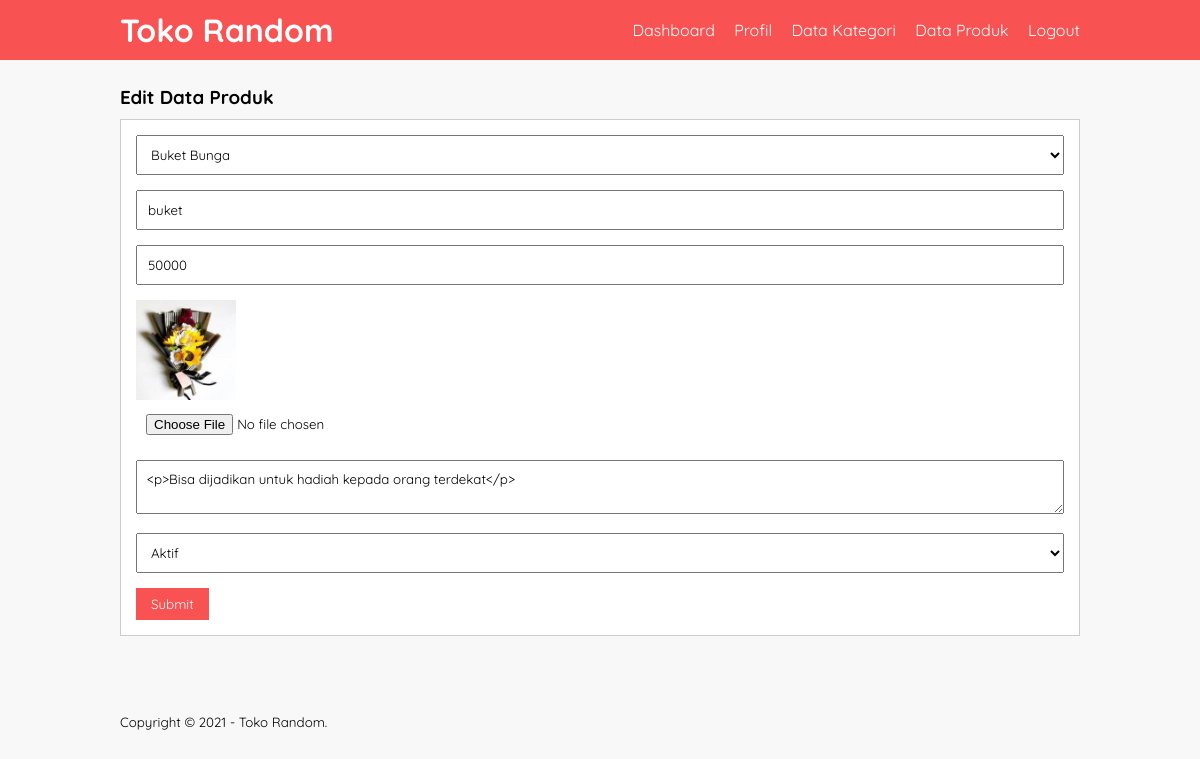
The page /edit-produk.php?id=10 (signed in) on the database its author committed.
### tables this page shows
CREATE TABLE `tb_product` (
  `product_id` int(11) NOT NULL,
  `category_id` int(11) NOT NULL,
  `product_name` varchar(100) NOT NULL,
  `product_price` int(11) NOT NULL,
  `product_description` text NOT NULL,
  `product_image` varchar(100) NOT NULL,
  `product_status` tinyint(1) NOT NULL,
  `date_created` timestamp NOT NULL DEFAULT CURRENT_TIMESTAMP
);

CREATE TABLE `tb_category` (
  `category_id` int(11) NOT NULL,
  `category_name` varchar(25) NOT NULL
);

### edit-produk.php (the view, shortened to what this page needs)
<?php
    include 'db.php';
    $produk = mysqli_query($conn, "SELECT * FROM tb_product WHERE product_id = '".$_GET['id']."' ");
    $p = mysqli_fetch_object($produk);
?>
<!DOCTYPE html>
<html lang="en">
<head>
    <link rel="stylesheet" type="text/css" href="css/style.css">
</head>
<body>
    <header>
        <div class="container">
            <h1><a href="dashboard.php">Toko Random</a></h1>
            <ul>
                <li><a href="dashboard.php">Dashboard</a></li>
                <li><a href="profil.php">Profil</a></li>
                <li><a href="data-kategori.php">Data Kategori</a></li>
                <li><a href="data-produk.php">Data Produk</a></li>
                <li><a href="logout.php">Logout</a></li>
            </ul>
        </div>
    </header>
    <div class="section">
        <div class="container">
            <h3>Edit Data Produk</h3>
            <div class="box">
                <form action="" method="POST" enctype="multipart/form-data">
                    <select class="input-control" name="kategori" required>
                    <?php
                        $kategori = mysqli_query($conn, "SELECT * FROM tb_category ORDER BY category_id DESC");
                        while($r = mysqli_fetch_array($kategori)) {
                    ?>
                    <option value="<?php echo $r['category_id'] ?>" <?php echo ($r['category_id'] == $p->category_id)?'
                    selected':''; ?>><?php echo $r['category_name'] ?></option>
                    <?php } ?>
                    </select>
                    <input type="text" name="nama" class="input-control" placeholder="Nama Produk" value="<?php echo $p->
                    product_name ?>" required>
                    <input type="text" name="harga" class="input-control" placeholder="Harga" value="<?php echo $p->
                    product_price ?>" required>
                    <img src="produk/<?php echo $p->product_image ?>" width="100px">
                    <input type="file" name="gambar" class="input-control">
                    <textarea class="input-control" name="deskripsi" placeholder="Deskripsi"><?php echo $p->
                    product_description ?></textarea><br>
                    <select class="input-control" name="status">
                            <option value="1" <?php echo ($p->product_status == 1)? 'selected':''; ?>>Aktif</option>
                    </select>
                    <input type="submit" name="submit" value="Submit" class="btn">
                </form>
            </div>
        </div>
    </div>
    <footer>
        <div class="container">
            <small>Copyright &copy; 2021 - Toko Random.</small>
        </div>
    </footer>
</body>
</html>

### css/style.css (style rules this page uses)
* { padding: 0; margin: 0; font-family: 'Quicksand', sans-serif; }
body { background-color: #f8f8f8; }
a { color: inherit; text-decoration: none; }
.input-control { width: 100%; padding: 10px; margin-bottom: 15px; box-sizing: border-box; }
.btn { padding: 8px 15px; background-color: #F85252; color: #fff; border: none; cursor: pointer; }
header { background-color: #F85252; color: #fff; }
header h1 { float: left; padding: 10px 0; }
header ul { float: right; }
header ul li { display: inline-block; }
header ul li a { padding: 20px 0 20px 15px; display: inline-block; }
footer { padding: 25px 0; }
.container { width: 80%; margin: 0 auto; }
.container:after { content: ''; display: block; clear: both; }
.section { padding: 25px 0; }
.box { background-color: #fff; border: 1px solid #ccc; padding: 15px; box-sizing: border-box; margin: 10px 0 25px 0; }
.box:after { content: ''; display: block; clear: both; }

### rows shown on the page
tb_product: kategori "Buket Bunga", nama "buket", harga "50000", product_image (picture), deskripsi "<p>Bisa dijadikan untuk hadiah kepada orang terdekat</p>", status "Aktif"
